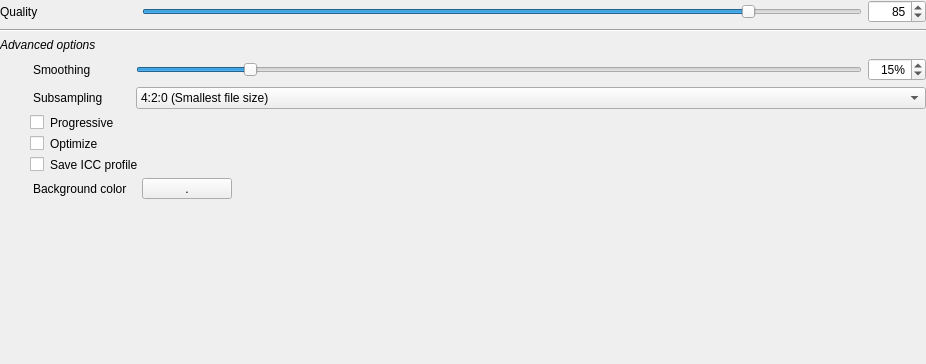
<?xml version="1.0" encoding="UTF-8"?>
<ui version="4.0">
 <class>Form</class>
 <widget class="QWidget" name="Form">
  <property name="geometry">
   <rect>
    <x>0</x>
    <y>0</y>
    <width>926</width>
    <height>364</height>
   </rect>
  </property>
  <property name="windowTitle">
   <string>Form</string>
  </property>
  <layout class="QGridLayout" name="gridLayout">
   <property name="leftMargin">
    <number>0</number>
   </property>
   <property name="topMargin">
    <number>0</number>
   </property>
   <property name="rightMargin">
    <number>0</number>
   </property>
   <property name="bottomMargin">
    <number>0</number>
   </property>
   <item row="0" column="2">
    <widget class="QSlider" name="hsQuality">
     <property name="toolTip">
      <string>&lt;html&gt;&lt;head/&gt;&lt;body&gt;&lt;p&gt;JPEG file format is a lossy format: compression size impact quality of saved image&lt;/p&gt;&lt;p&gt;Smallest value means high compression, smaller file size, lower quality&lt;/p&gt;&lt;p&gt;Highest calue means low compression, bigger file size, better quality&lt;/p&gt;&lt;/body&gt;&lt;/html&gt;</string>
     </property>
     <property name="minimum">
      <number>0</number>
     </property>
     <property name="maximum">
      <number>100</number>
     </property>
     <property name="pageStep">
      <number>10</number>
     </property>
     <property name="value">
      <number>85</number>
     </property>
     <property name="sliderPosition">
      <number>85</number>
     </property>
     <property name="orientation">
      <enum>Qt::Horizontal</enum>
     </property>
     <property name="invertedControls">
      <bool>false</bool>
     </property>
     <property name="tickPosition">
      <enum>QSlider::NoTicks</enum>
     </property>
    </widget>
   </item>
   <item row="0" column="3">
    <widget class="QSpinBox" name="sbQuality">
     <property name="toolTip">
      <string>&lt;html&gt;&lt;head/&gt;&lt;body&gt;&lt;p&gt;JPEG file format is a lossy format: compression size impact quality of saved image&lt;/p&gt;&lt;p&gt;Smallest value means high compression, smaller file size, lower quality&lt;/p&gt;&lt;p&gt;Highest calue means low compression, bigger file size, better quality&lt;/p&gt;&lt;/body&gt;&lt;/html&gt;</string>
     </property>
     <property name="alignment">
      <set>Qt::AlignRight|Qt::AlignTrailing|Qt::AlignVCenter</set>
     </property>
     <property name="minimum">
      <number>1</number>
     </property>
     <property name="maximum">
      <number>100</number>
     </property>
     <property name="value">
      <number>85</number>
     </property>
    </widget>
   </item>
   <item row="0" column="0">
    <widget class="QLabel" name="label">
     <property name="text">
      <string>Quality</string>
     </property>
    </widget>
   </item>
   <item row="5" column="0">
    <widget class="QLabel" name="label_4">
     <property name="styleSheet">
      <string notr="true">padding-left: 30px</string>
     </property>
     <property name="text">
      <string>Smoothing</string>
     </property>
    </widget>
   </item>
   <item row="5" column="3">
    <widget class="QSpinBox" name="sbSmoothing">
     <property name="toolTip">
      <string>&lt;html&gt;&lt;head/&gt;&lt;body&gt;&lt;p&gt;Setting the smoothing option to a non-zero value will smooth out the image slightly.&lt;/p&gt;&lt;p&gt;This reduces fuzzy artifacts from compression, and helps with the compression. &lt;/p&gt;&lt;p&gt;A setting of 10-15% removes a good portion of the artifacts without smearing edges. &lt;/p&gt;&lt;/body&gt;&lt;/html&gt;</string>
     </property>
     <property name="alignment">
      <set>Qt::AlignRight|Qt::AlignTrailing|Qt::AlignVCenter</set>
     </property>
     <property name="suffix">
      <string>%</string>
     </property>
     <property name="prefix">
      <string/>
     </property>
     <property name="maximum">
      <number>100</number>
     </property>
     <property name="value">
      <number>15</number>
     </property>
    </widget>
   </item>
   <item row="9" column="0" colspan="3">
    <widget class="QCheckBox" name="cbSaveICCProfile">
     <property name="toolTip">
      <string>&lt;html&gt;&lt;head/&gt;&lt;body&gt;&lt;p&gt;Save current ICC profile in JPEG file&lt;/p&gt;&lt;/body&gt;&lt;/html&gt;</string>
     </property>
     <property name="styleSheet">
      <string notr="true">padding-left: 30px</string>
     </property>
     <property name="text">
      <string>Save ICC profile</string>
     </property>
    </widget>
   </item>
   <item row="8" column="0">
    <widget class="QCheckBox" name="cbOptimize">
     <property name="toolTip">
      <string>&lt;html&gt;&lt;head/&gt;&lt;body&gt;&lt;p&gt;Optimizes the images table for a gain in compression. Unless speed is a concern, there's no reason to turn it off. &lt;/p&gt;&lt;/body&gt;&lt;/html&gt;</string>
     </property>
     <property name="styleSheet">
      <string notr="true">padding-left: 30px</string>
     </property>
     <property name="text">
      <string>Optimize</string>
     </property>
    </widget>
   </item>
   <item row="5" column="1" colspan="2">
    <widget class="QSlider" name="hsSmoothing">
     <property name="toolTip">
      <string>&lt;html&gt;&lt;head/&gt;&lt;body&gt;&lt;p&gt;Setting the smoothing option to a non-zero value will smooth out the image slightly.&lt;/p&gt;&lt;p&gt;This reduces fuzzy artifacts from compression, and helps with the compression. &lt;/p&gt;&lt;p&gt;A setting of 10-15% removes a good portion of the artifacts without smearing edges. &lt;/p&gt;&lt;/body&gt;&lt;/html&gt;</string>
     </property>
     <property name="maximum">
      <number>100</number>
     </property>
     <property name="value">
      <number>15</number>
     </property>
     <property name="orientation">
      <enum>Qt::Horizontal</enum>
     </property>
    </widget>
   </item>
   <item row="6" column="1" colspan="3">
    <widget class="QComboBox" name="cbxSubsampling">
     <item>
      <property name="text">
       <string>4:2:0 (Smallest file size)</string>
      </property>
     </item>
     <item>
      <property name="text">
       <string>4:2:2</string>
      </property>
     </item>
     <item>
      <property name="text">
       <string>4:4:0</string>
      </property>
     </item>
     <item>
      <property name="text">
       <string>4:4:4 (Best quality)</string>
      </property>
     </item>
    </widget>
   </item>
   <item row="10" column="0">
    <widget class="QLabel" name="label_2">
     <property name="toolTip">
      <string>&lt;html&gt;&lt;head/&gt;&lt;body&gt;&lt;p&gt;As JPEG files can't manage alpha channel, defined color will be used as background color&lt;/p&gt;&lt;/body&gt;&lt;/html&gt;</string>
     </property>
     <property name="styleSheet">
      <string notr="true">padding-left: 30px</string>
     </property>
     <property name="text">
      <string>Background color</string>
     </property>
    </widget>
   </item>
   <item row="4" column="0" colspan="4">
    <widget class="QLabel" name="label_3">
     <property name="font">
      <font>
       <italic>true</italic>
      </font>
     </property>
     <property name="text">
      <string>Advanced options</string>
     </property>
    </widget>
   </item>
   <item row="10" column="2">
    <widget class="WColorButton" name="pbBgColor">
     <property name="maximumSize">
      <size>
       <width>90</width>
       <height>16777215</height>
      </size>
     </property>
     <property name="toolTip">
      <string>When Store alpha channel option is unchecked, for files with alpha channel, defined transparent color will be used as background color</string>
     </property>
     <property name="text">
      <string>.</string>
     </property>
    </widget>
   </item>
   <item row="3" column="0" colspan="4">
    <widget class="Line" name="line">
     <property name="orientation">
      <enum>Qt::Horizontal</enum>
     </property>
    </widget>
   </item>
   <item row="6" column="0">
    <widget class="QLabel" name="label_5">
     <property name="styleSheet">
      <string notr="true">padding-left: 30px</string>
     </property>
     <property name="text">
      <string>Subsampling</string>
     </property>
    </widget>
   </item>
   <item row="11" column="0">
    <spacer name="verticalSpacer">
     <property name="orientation">
      <enum>Qt::Vertical</enum>
     </property>
     <property name="sizeHint" stdset="0">
      <size>
       <width>20</width>
       <height>40</height>
      </size>
     </property>
    </spacer>
   </item>
   <item row="7" column="0">
    <widget class="QCheckBox" name="cbProgressive">
     <property name="toolTip">
      <string>&lt;html&gt;&lt;head/&gt;&lt;body&gt;&lt;p&gt;Use progressive when publishing on internet&lt;/p&gt;&lt;p&gt;For low bandwidth connection, this option allows browsers to load an early degraded version of the whole image as soon as possible and then progressively renders the image during loading&lt;/p&gt;&lt;/body&gt;&lt;/html&gt;</string>
     </property>
     <property name="styleSheet">
      <string notr="true">padding-left: 30px</string>
     </property>
     <property name="text">
      <string>Progressive</string>
     </property>
    </widget>
   </item>
  </layout>
 </widget>
 <customwidgets>
  <customwidget>
   <class>WColorButton</class>
   <extends>QToolButton</extends>
   <header>pktk.widgets.wcolorbutton</header>
  </customwidget>
 </customwidgets>
 <resources/>
 <connections>
  <connection>
   <sender>hsQuality</sender>
   <signal>valueChanged(int)</signal>
   <receiver>sbQuality</receiver>
   <slot>setValue(int)</slot>
   <hints>
    <hint type="sourcelabel">
     <x>696</x>
     <y>14</y>
    </hint>
    <hint type="destinationlabel">
     <x>876</x>
     <y>20</y>
    </hint>
   </hints>
  </connection>
  <connection>
   <sender>sbQuality</sender>
   <signal>valueChanged(int)</signal>
   <receiver>hsQuality</receiver>
   <slot>setValue(int)</slot>
   <hints>
    <hint type="sourcelabel">
     <x>878</x>
     <y>21</y>
    </hint>
    <hint type="destinationlabel">
     <x>806</x>
     <y>19</y>
    </hint>
   </hints>
  </connection>
  <connection>
   <sender>hsSmoothing</sender>
   <signal>valueChanged(int)</signal>
   <receiver>sbSmoothing</receiver>
   <slot>setValue(int)</slot>
   <hints>
    <hint type="sourcelabel">
     <x>721</x>
     <y>163</y>
    </hint>
    <hint type="destinationlabel">
     <x>879</x>
     <y>162</y>
    </hint>
   </hints>
  </connection>
  <connection>
   <sender>sbSmoothing</sender>
   <signal>valueChanged(int)</signal>
   <receiver>hsSmoothing</receiver>
   <slot>setValue(int)</slot>
   <hints>
    <hint type="sourcelabel">
     <x>897</x>
     <y>164</y>
    </hint>
    <hint type="destinationlabel">
     <x>702</x>
     <y>162</y>
    </hint>
   </hints>
  </connection>
 </connections>
</ui>
